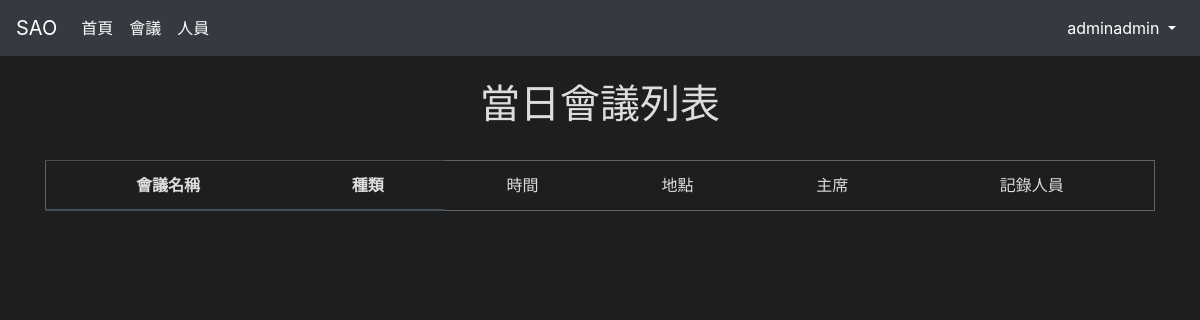
Page /meetings/2021/12/2/ (signed in) on the earlier database version.
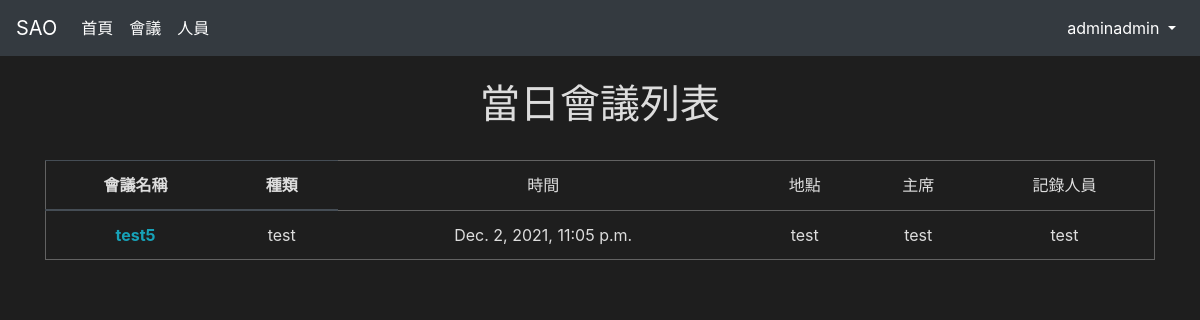
Same page on the later database version.
### accounts/models.py (models this page shows, shortened)
class Participant(AbstractUser):
    objects = ParticipantManager()  # User Manager
    email = models.EmailField(blank=False, unique=True)  # 電子信箱
    type = models.IntegerField(choices=TYPE, default=0)  # 與會人員的種類
    USERNAME_FIELD = "email"  # 使用email登入
    REQUIRED_FIELDS = ["username"]
    class Meta:
        permissions = [
            ("request_for_modifying_meeting_minutes", "發出會議紀錄修改請求"),
            ("create_extempore_motion", "新增臨時動議"),
            ("mail_result", "寄出開會結果"),
        ]
    def get_full_name(self):
        return self.last_name + self.first_name

### meetings/models.py (models this page shows, shortened)
class Meeting(models.Model):
    name = models.CharField(max_length=100, unique=True)  # 名稱
    type = models.CharField(max_length=20)  # 種類
    date = models.DateTimeField()  # 日期
    location = models.CharField(max_length=100)  # 地點
    chairman = models.CharField(max_length=20)  # 主席(可能會改成relation field)
    minutes_taker = models.CharField(max_length=20)  # 記錄人員(可能會改成relation field)
    participants = models.ManyToManyField(
        Participant, related_name="meetings"
    )  # 與會人員(測試階段)

### meetings/views.py (the view)
# urls.py: path("<int:year>/<int:month>/<int:day>/", meeting_today_view, name="meeting-day"),
@login_required(login_url="login")
def meeting_today_view(request, year, month, day):
    try:
        meetings = Meeting.objects.filter(
            date__year=year, date__month=month, date__day=day
        )
    except Meeting.DoesNotExist:
        return render(request, "meetings/no_meeting.html", {})
    context = {
        "meetings": meetings,
    }
    return render(request, "meetings/meeting_today.html", context)

### meetings/templates/meetings/meeting_today.html (shortened to what this page needs)
{% extends "base.html" %}
{% block content%}
<br>
<h1>當日會議列表</h1>
<br>
<div class="table-responsive">
    <table class="table table-dark">
        <thead>
            <tr>
                <th scope="col">會議名稱</th>
                <th scope="col">種類</th>
                <td scope="col">時間</th>
                <td scope="col">地點</th>
                <td scope="col">主席</th>
                <td scope="col">記錄人員</th>
            </tr>
        </thead>
        <tbody>
            {% for meeting in meetings %}
            <tr>
                <th scope="row">
                    <a href="{% url 'meeting-detail' meeting.id %}">{{ meeting.name|safe }}</a>
                </th>
                <td>{{ meeting.type|safe }}</td>
                <td>{{ meeting.date }}</td>
                <td>{{ meeting.location|safe }}</td>
                <td>{{ meeting.chairman |safe}}</td>
                <td>{{ meeting.minutes_taker|safe }}</td>
            </tr>
            {% endfor %}
        </tbody>
    </table>
</div>
{% endblock %}

### templates/base.html (shortened to what this page needs)
<!DOCTYPE html>
<html>
    <head>
        <link rel="stylesheet" href="https://cdn.jsdelivr.net/npm/bootstrap@4.6.0/dist/css/bootstrap.min.css"
 />
        <link href="https://cdn.jsdelivr.net/gh/gitbrent/bootstrap4-toggle@3.6.1/css/bootstrap4-toggle.min.css"
            rel="stylesheet">
        {% load static %}
        <link rel="stylesheet" href="{% static 'css/dark.css' %}" />
    </head>
    <body>
        {% include "navbar.html" %}
        <div class="container" style="text-align: center">{% block content %} 要放的內容 {% endblock %}</div>
    </body>
</html>

### templates/navbar.html (shortened to what this page needs)
<nav class="navbar navbar-expand-lg navbar-dark bg-dark">
    <a class="navbar-brand" href="#">SAO</a>
    <div class="collapse navbar-collapse" id="navbarSupportedContent">
        <ul class="navbar-nav mr-auto">
            <li class="nav-item active">
                <a class="nav-link active" aria-current="page" href="{% url 'home' %}">首頁</a>
            </li>
            <li class="nav-item dropdown active">
                <a class="nav-link" href="#" id="navbarDropdown" role="button" data-toggle="dropdown"
                    aria-haspopup="true" aria-expanded="false">
                    會議
                </a>
            <li class="nav-item dropdown active">
                <a class="nav-link" href="#" id="navbarDropdown" role="button" data-toggle="dropdown"
                    aria-haspopup="true" aria-expanded="false">
                    人員
                </a>
            </li>
            </li>
        </ul>
        <ul class="navbar-nav ml-auto">
            {% if user.is_authenticated %}
            <li class="nav-item dropdown">
                <a class="nav-link dropdown-toggle active" href="#" id="navbarDropdown" role="button"
                    data-toggle="dropdown" aria-haspopup="true" aria-expanded="false">
                    {{ user.get_full_name }}
                </a>
            </li>
            {% endif %}
        </ul>
    </div>
</nav>

### static/css/dark.css (style rules this page uses)
body { background-color: #1e1e1e; }
h1, h2, h3, h4, h5, h6, p, li, span, small, label, th, td { color: #ddd; }
a { color: #17a2b8; }
.table tr { background-color: #1e1e1e; border-color: #626262; }
.table tr:last-child { border-bottom: 1px solid #626262; }
.table tr th { color: #ddd; }
.table th, .table td { border-color: #626262; }
.table tr td { color: #ddd; }
.table tr th:first-child, .table tr td:first-child { border-left: 1px solid #626262; }
.table tr th:last-child, .table tr td:last-child { border-right: 1px solid #626262; }

Differences in the rows shown:
added Meeting: name "test5", type "test", date "Dec. 2, 2021, 11:05 p.m.", location "test", chairman "test", minutes_taker "test"
